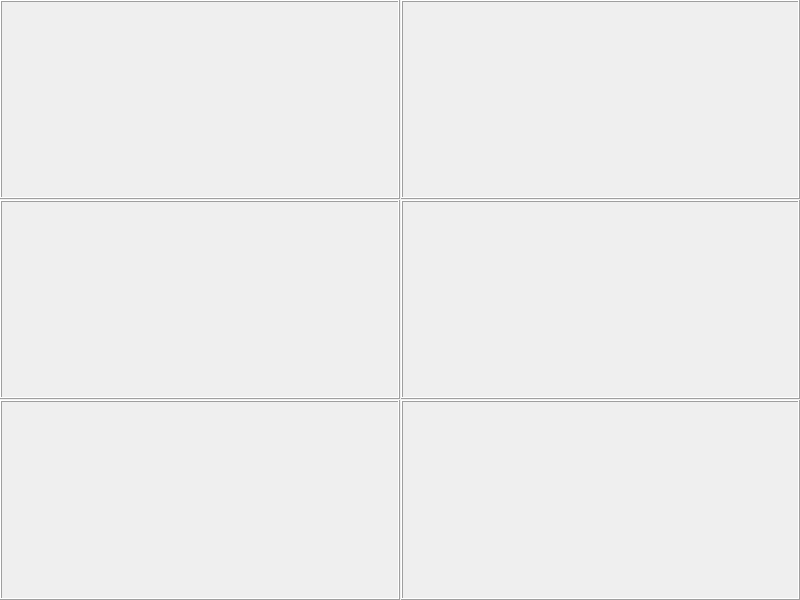
<?xml version="1.0" encoding="UTF-8"?>
<ui version="4.0">
 <class>CPUWidget</class>
 <widget class="QWidget" name="CPUWidget">
  <property name="geometry">
   <rect>
    <x>0</x>
    <y>0</y>
    <width>800</width>
    <height>600</height>
   </rect>
  </property>
  <property name="windowTitle">
   <string>Form</string>
  </property>
  <layout class="QVBoxLayout" name="verticalLayout">
   <property name="spacing">
    <number>0</number>
   </property>
   <property name="sizeConstraint">
    <enum>QLayout::SetMaximumSize</enum>
   </property>
   <property name="leftMargin">
    <number>0</number>
   </property>
   <property name="topMargin">
    <number>0</number>
   </property>
   <property name="rightMargin">
    <number>0</number>
   </property>
   <property name="bottomMargin">
    <number>0</number>
   </property>
   <item>
    <widget class="QSplitter" name="mVSplitter">
     <property name="orientation">
      <enum>Qt::Vertical</enum>
     </property>
     <property name="handleWidth">
      <number>1</number>
     </property>
     <property name="childrenCollapsible">
      <bool>false</bool>
     </property>
     <widget class="QSplitter" name="mTopHSplitter">
      <property name="orientation">
       <enum>Qt::Horizontal</enum>
      </property>
      <property name="handleWidth">
       <number>1</number>
      </property>
      <property name="childrenCollapsible">
       <bool>false</bool>
      </property>
      <widget class="QSplitter" name="mTopLeftVSplitter">
       <property name="orientation">
        <enum>Qt::Vertical</enum>
       </property>
       <property name="handleWidth">
        <number>1</number>
       </property>
       <property name="childrenCollapsible">
        <bool>false</bool>
       </property>
       <widget class="QFrame" name="mTopLeftUpperFrame">
        <property name="frameShape">
         <enum>QFrame::Box</enum>
        </property>
        <property name="frameShadow">
         <enum>QFrame::Raised</enum>
        </property>
        <layout class="QVBoxLayout" name="mTopLeftUpperFrameLayout">
         <property name="spacing">
          <number>0</number>
         </property>
         <property name="leftMargin">
          <number>0</number>
         </property>
         <property name="topMargin">
          <number>0</number>
         </property>
         <property name="rightMargin">
          <number>0</number>
         </property>
         <property name="bottomMargin">
          <number>0</number>
         </property>
        </layout>
       </widget>
       <widget class="QFrame" name="mTopLeftLowerFrame">
        <property name="frameShape">
         <enum>QFrame::Box</enum>
        </property>
        <property name="frameShadow">
         <enum>QFrame::Raised</enum>
        </property>
        <layout class="QVBoxLayout" name="mTopLeftLowerFrameLayout">
         <property name="spacing">
          <number>0</number>
         </property>
         <property name="leftMargin">
          <number>0</number>
         </property>
         <property name="topMargin">
          <number>0</number>
         </property>
         <property name="rightMargin">
          <number>0</number>
         </property>
         <property name="bottomMargin">
          <number>0</number>
         </property>
        </layout>
       </widget>
      </widget>
      <widget class="QSplitter" name="mTopRightVSplitter">
       <property name="orientation">
        <enum>Qt::Vertical</enum>
       </property>
       <property name="handleWidth">
        <number>1</number>
       </property>
       <property name="childrenCollapsible">
        <bool>false</bool>
       </property>
       <widget class="QFrame" name="mTopRightUpperFrame">
        <property name="frameShape">
         <enum>QFrame::Box</enum>
        </property>
        <property name="frameShadow">
         <enum>QFrame::Raised</enum>
        </property>
        <layout class="QVBoxLayout" name="mTopRightUpperFrameLayout">
         <property name="spacing">
          <number>0</number>
         </property>
         <property name="leftMargin">
          <number>0</number>
         </property>
         <property name="topMargin">
          <number>0</number>
         </property>
         <property name="rightMargin">
          <number>0</number>
         </property>
         <property name="bottomMargin">
          <number>0</number>
         </property>
        </layout>
       </widget>
       <widget class="QFrame" name="mTopRightLowerFrame">
        <property name="frameShape">
         <enum>QFrame::Box</enum>
        </property>
        <property name="frameShadow">
         <enum>QFrame::Raised</enum>
        </property>
        <layout class="QVBoxLayout" name="mTopRightLowerFrameLayout">
         <property name="spacing">
          <number>0</number>
         </property>
         <property name="leftMargin">
          <number>0</number>
         </property>
         <property name="topMargin">
          <number>0</number>
         </property>
         <property name="rightMargin">
          <number>0</number>
         </property>
         <property name="bottomMargin">
          <number>0</number>
         </property>
        </layout>
       </widget>
      </widget>
     </widget>
     <widget class="QSplitter" name="mBotHSplitter">
      <property name="orientation">
       <enum>Qt::Horizontal</enum>
      </property>
      <property name="handleWidth">
       <number>1</number>
      </property>
      <property name="childrenCollapsible">
       <bool>false</bool>
      </property>
      <widget class="QFrame" name="mBotLeftFrame">
       <property name="frameShape">
        <enum>QFrame::Box</enum>
       </property>
       <property name="frameShadow">
        <enum>QFrame::Raised</enum>
       </property>
       <layout class="QVBoxLayout" name="mBotLeftFrameLayout">
        <property name="spacing">
         <number>0</number>
        </property>
        <property name="leftMargin">
         <number>0</number>
        </property>
        <property name="topMargin">
         <number>0</number>
        </property>
        <property name="rightMargin">
         <number>0</number>
        </property>
        <property name="bottomMargin">
         <number>0</number>
        </property>
       </layout>
      </widget>
      <widget class="QFrame" name="mBotRightFrame">
       <property name="frameShape">
        <enum>QFrame::Box</enum>
       </property>
       <property name="frameShadow">
        <enum>QFrame::Raised</enum>
       </property>
       <layout class="QVBoxLayout" name="mBotRightFrameLayout">
        <property name="spacing">
         <number>0</number>
        </property>
        <property name="leftMargin">
         <number>0</number>
        </property>
        <property name="topMargin">
         <number>0</number>
        </property>
        <property name="rightMargin">
         <number>0</number>
        </property>
        <property name="bottomMargin">
         <number>0</number>
        </property>
       </layout>
      </widget>
     </widget>
    </widget>
   </item>
  </layout>
  <action name="actionGoto">
   <property name="text">
    <string>Goto</string>
   </property>
   <property name="shortcut">
    <string>Ctrl+G</string>
   </property>
  </action>
 </widget>
 <resources/>
 <connections/>
</ui>
